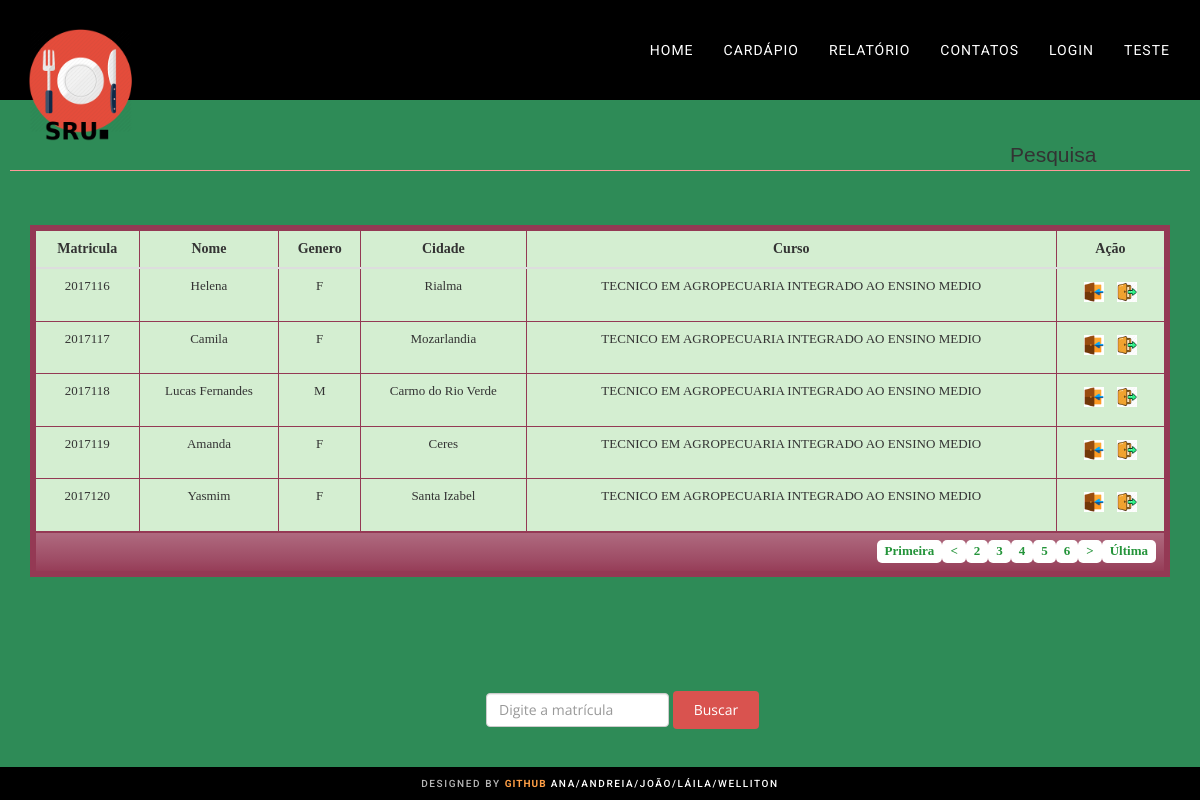
/index.php/homeController/resultado/15, run on the app's committed database.
### tables this page shows
CREATE TABLE IF NOT EXISTS `Usuario` (
  `idUsuario` INT NOT NULL AUTO_INCREMENT,
  `matricula` VARCHAR(45) NOT NULL,
  `nome` VARCHAR(60) NOT NULL,
  `genero` CHAR NULL,
  `cidadeOrigem` VARCHAR(45) NULL,
  `curso` VARCHAR(100) NULL,
  `idPerfil` INT NOT NULL,
  INDEX `fk_Usuarios_Perfil_idx` (`idPerfil` ASC),
  PRIMARY KEY (`idUsuario`),
  CONSTRAINT `fk_Usuarios_Perfil`
    FOREIGN KEY (`idPerfil`)
    REFERENCES `Perfil` (`idPerfil`)
    ON DELETE NO ACTION
    ON UPDATE NO ACTION);

### application/libraries/Template.php (called while the page is built, shortened)
<?php
class Template {
    function show($view, $data = array()) {
        $CI = & get_instance();
        $CI->load->view('template/header', $data);
        $CI->load->view($view, $data);
    }
}

### index.php (called while the page is built, shortened)
<?php
require_once BASEPATH.'core/CodeIgniter.php';

### application/models/Usuario_model.php (called while the page is built, shortened)
<?php
class Usuario_model extends CI_Model
{
    public function get_limite($limit, $start) {
        $this->db->limit($limit, $start);
        $query = $this->db->get("Usuario");
        return $query->result();
    }
}

### application/views/usuario/resultadoBusca.php (the view, shortened to what this page needs)
<div class="container table-responsive">
    <table class="table  table-hover">
        <tr class="tr">
            <th>Matricula</th>
            <th>Nome</th>
            <th>Genero</th>
            <th>Cidade</th>
            <th>Curso</th>
            <th>Ação</th>
        </tr>
 <?php
        if(isset($listagem)){
        ?>
        <tbody id="tbody">
            <?php foreach ($listagem as $resultado) : ?>
                <tr>
                    <td><?php echo $resultado->matricula; ?></td>
                    <td><?php echo $resultado->nome; ?></td>
                    <td><?php echo $resultado->genero; ?></td>
                    <td><?php echo $resultado->cidadeOrigem; ?></td>
                    <td><?php echo $resultado->curso; ?></td>
                    <td>
                        <a href="<?php echo base_url(); ?>index.php/movimento_controller/entrada/<?=$resultado->idUsuario?>">
                            <input type="image" src="<?php echo base_url(); ?>assets/images/entrada.png" class="iconTable">
                        </a>
                        <a href="<?php echo base_url(); ?>index.php/movimento_controller/saida/<?=$resultado->idUsuario?>">
                            <input type="image" src="<?php echo base_url(); ?>assets/images/saida.png" class="iconTable">
                        </a>
                    </td>
                <?php endforeach; ?>
                </tr>
        <tfoot>
            <tr>
                <td colspan="10">
                    <div class="links">
                    <?= $this->pagination->create_links();?>
                        </div>
                </td>
            </tr>
        </tfoot>
        </tbody>
        <?php
        }
        ?>
    </table>
    <?php
        include("BuscarUsuario.php");
    ?>
</div>

### assets/css/style.css (style rules this page uses)
body { padding-top: 140px; padding-left: 10px; padding-right: 10px; padding-bottom: 00px; background-color: #009966; font-family: "Open Sans", Sans-serif; }
a, a:hover, a:focus, a:active, a.active { outline: 0; }

### assets/css/estilo.css (style rules this page uses)
body { background-color:#2E8B57; }
table { font-family: Georgia, serif; border: 6px solid #943954; background-color: #D4EED1; width: 100%; text-align: center; margin-top: 3%; }
table td, th { border: 1px solid #943954; padding: 3px 2px; text-align: center; }
table tbody td { font-size: 13px; }
table tfoot { font-size: 13px; font-weight: bold; color: #F0F0F0; background: #943954; background: -moz-linear-gradient(top, #af6a7f 0%, #9e4c65 66%, #943954 100%); background: -webkit-linear-gradient(top, #af6a7f 0%, #9e4c65 66%, #943954 100%); background: linear-gradient(to bottom, #af6a7f 0%, #9e4c65 66%, #943954 100%); border-top: 1px solid #24943A; }
table tfoot .links { text-align: right; }
table tfoot .links a { display: inline-block; background: #FFFFFF; color: #24943A; padding: 2px 8px; border-radius: 5px; }
.iconTable { width: 30px; height: 30px; padding: 5px }

### data on the page
usuario: matricula "2017116", nome "Helena", genero "F", cidadeOrigem "Rialma", curso "TECNICO EM AGROPECUARIA INTEGRADO AO ENSINO MEDIO"
usuario: matricula "2017117", nome "Camila", genero "F", cidadeOrigem "Mozarlandia", curso "TECNICO EM AGROPECUARIA INTEGRADO AO ENSINO MEDIO"
usuario: matricula "2017118", nome "Lucas Fernandes", genero "M", cidadeOrigem "Carmo do Rio Verde", curso "TECNICO EM AGROPECUARIA INTEGRADO AO ENSINO MEDIO"
usuario: matricula "2017119", nome "Amanda", genero "F", cidadeOrigem "Ceres", curso "TECNICO EM AGROPECUARIA INTEGRADO AO ENSINO MEDIO"
usuario: matricula "2017120", nome "Yasmim", genero "F", cidadeOrigem "Santa Izabel", curso "TECNICO EM AGROPECUARIA INTEGRADO AO ENSINO MEDIO"

### other printed values
$titulo "Pesquisa"
$this->pagination->create_links() "Primeira < 2 3 4 5 6 > Última"
